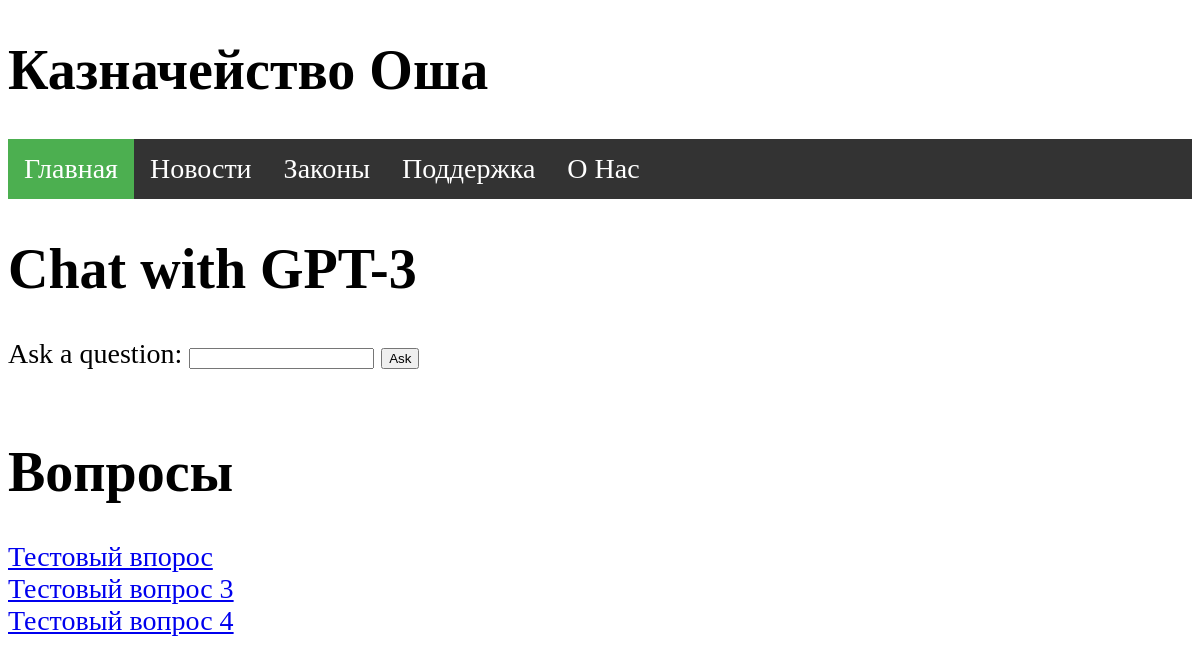
/support/, run on the app's committed database.
### kaznacheistvo_site/models.py (models this page shows, shortened)
class Answer(models.Model):
    answer = models.TextField(null=True)
    questions = models.TextField()

### kaznacheistvo_site/views.py (the view)
# urls.py: path('support/', supportPage, name='support'),
def supportPage(request):
    rows = Answer.objects.all()
    mainQuestions = []
    for item in rows:
        parrents = AllAnswer.objects.filter(child=item)
        if len(parrents) == 0:
            mainQuestions.append(item)
    context = {
        'rows':mainQuestions
    }
    return render(request, "kaznacheistvo_site/support.html", context)

### templates/kaznacheistvo_site/support.html (shortened to what this page needs)
{% extends 'baseElements.html' %}
{% load static %}
{% block content %}
      <h1>Chat with GPT-3</h1>
      <form id="chat-form">
        <label for="question">Ask a question:</label>
        <input type="text" id="question" name="question">
        <button type="submit">Ask</button>
      </form>
      <br/>
      <h1>Вопросы</h1>
      {% for item in rows %}
        <a href="{% url 'question' item.id %}">
          {{item.questions}}
        </a>
        <br/>
      {% endfor %}
{% endblock %}

### templates/baseElements.html (style rules this page uses)
body { font-size: 28px; }

### data on the page
Answer: questions "Тестовый впорос"
Answer: questions "Тестовый вопрос 3"
Answer: questions "Тестовый вопрос 4"
